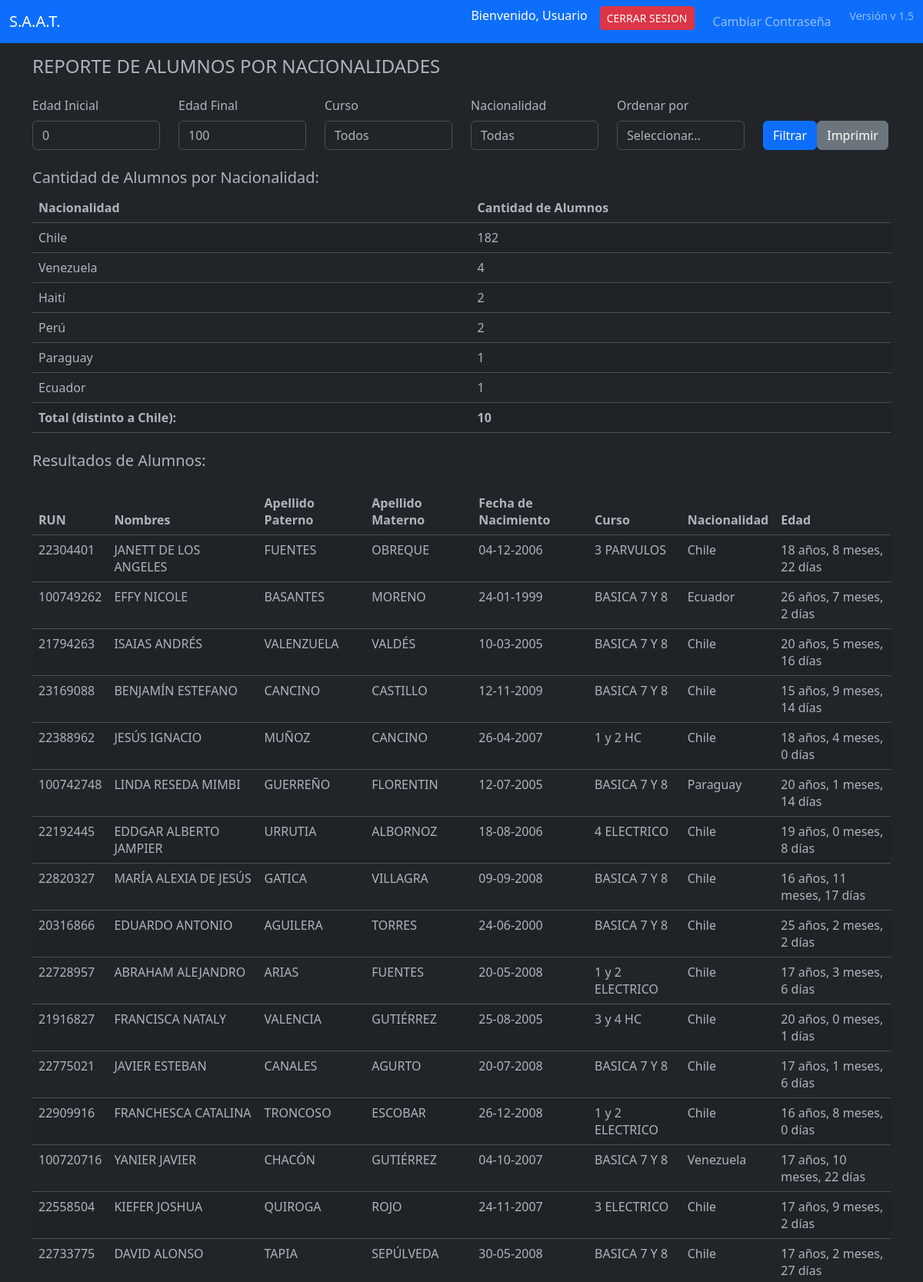
Screenshot of /pages/consultas/c.nacionalidades.php (upper part) with the database file from the repository.
### tables this page shows
CREATE TABLE IF NOT EXISTS `alum` (
  `idalum` int NOT NULL AUTO_INCREMENT,
  `run` int NOT NULL,
  `digv` varchar(5) NOT NULL,
  `nombres` varchar(45) NOT NULL,
  `apaterno` varchar(45) NOT NULL,
  `amaterno` varchar(45) DEFAULT NULL,
  `fnac` date NOT NULL,
  `celular` varchar(45) DEFAULT NULL,
  `telefono` varchar(45) DEFAULT NULL,
  `email` varchar(60) DEFAULT NULL,
  `direcc` varchar(60) NOT NULL,
  `comuna` varchar(45) NOT NULL,
  `codcomuna` varchar(45) DEFAULT NULL,
  `genero` varchar(1) DEFAULT NULL,
  `fincorpora` date NOT NULL,
  `fretiro` date DEFAULT NULL,
  `codetnia` int DEFAULT NULL,
  `rbd` int DEFAULT NULL,
  `anio` year DEFAULT NULL,
  `n_lista` int DEFAULT NULL,
  `codtipoense` int DEFAULT NULL,
  `codgrado` int DEFAULT NULL,
  `descgrado` varchar(300) DEFAULT NULL,
  `letracurso` varchar(1) DEFAULT NULL,
  `foto` varchar(60) DEFAULT NULL,
  `sectorestudiante` varchar(45) NOT NULL,
  `asistencia` int DEFAULT NULL,
  `promedio` decimal(7,1) DEFAULT NULL,
  `estado_civil` varchar(45) DEFAULT NULL,
  `nivelciclo` varchar(60) DEFAULT NULL,
  `tipoensenanza` varchar(50) DEFAULT NULL,
  `georreferencia` varchar(45) DEFAULT NULL,
  `especialidad` varchar(45) DEFAULT NULL,
  `nacionalidad` varchar(45) DEFAULT NULL,
  `matricula` int DEFAULT NULL,
  `trabaja` varchar(45) DEFAULT NULL,
  PRIMARY KEY (`idalum`,`run`),
  UNIQUE KEY `run_UNIQUE` (`run`)
);

CREATE TABLE IF NOT EXISTS `cursos` (
  `id` int NOT NULL AUTO_INCREMENT,
  `nombre` varchar(50) DEFAULT NULL,
  `jornada` varchar(1) NOT NULL,
  `descripcion` text,
  `descgrado` varchar(80) DEFAULT NULL,
  `codtipoense` int DEFAULT NULL,
  `codgrado` int DEFAULT NULL,
  `letra` varchar(1) DEFAULT NULL,
  PRIMARY KEY (`id`)
);

CREATE TABLE IF NOT EXISTS `nacionalidad` (
  `idnacionalidad` int NOT NULL AUTO_INCREMENT,
  `pais_nac` varchar(45) DEFAULT NULL,
  `gentilicio_nac` varchar(45) DEFAULT NULL,
  `iso_nac` varchar(45) DEFAULT NULL,
  PRIMARY KEY (`idnacionalidad`)
);

### pages/consultas/c.nacionalidades.php (the view, shortened to what this page needs)
<?php
include '../../includes/navbar.php';
$database = new Connection();
$db = $database->open();
$edad_inicial = isset($_GET['edad_inicial']) ? (int)$_GET['edad_inicial'] : 0;
$edad_final = isset($_GET['edad_final']) ? (int)$_GET['edad_final'] : 100;
function calcularEdad($fechaNacimiento) {
    $fechaNacimiento = new DateTime($fechaNacimiento);
    $hoy = new DateTime();
    $diferencia = $hoy->diff($fechaNacimiento);
    return "{$diferencia->y} años, {$diferencia->m} meses, {$diferencia->d} días";
}
$sql = "SELECT a.run, a.nombres, a.apaterno, a.amaterno, a.fnac, c.nombre AS curso, n.pais_nac, n.gentilicio_nac
        FROM alum a
        INNER JOIN cursos c ON a.codtipoense = c.codtipoense AND a.codgrado = c.codgrado
        INNER JOIN nacionalidad n ON a.nacionalidad = n.idnacionalidad
        WHERE (YEAR(CURDATE()) - YEAR(a.fnac)) BETWEEN :edad_inicial AND :edad_final";
$stmt = $db->prepare($sql);
$stmt->bindParam(':edad_inicial', $edad_inicial, PDO::PARAM_INT);
$stmt->bindParam(':edad_final', $edad_final, PDO::PARAM_INT);
$stmt->execute();
$alumnos = $stmt->fetchAll(PDO::FETCH_ASSOC);
$sqlContarNacionalidades = "SELECT n.pais_nac, COUNT(a.run) AS cantidad FROM alum a
                             INNER JOIN nacionalidad n ON a.nacionalidad = n.idnacionalidad
                             GROUP BY n.pais_nac
                             ORDER BY (n.pais_nac = 'Chile') DESC, cantidad DESC";
$contarNacionalidadesStmt = $db->prepare($sqlContarNacionalidades);
$contarNacionalidadesStmt->execute();
$nacionalidadesContadas = $contarNacionalidadesStmt->fetchAll(PDO::FETCH_ASSOC);
$totalDistintosChile = 0;
foreach ($nacionalidadesContadas as $nacionalidadContada) {
    if ($nacionalidadContada['pais_nac'] !== 'Chile') {
        $totalDistintosChile += $nacionalidadContada['cantidad'];
    }
}
?>
<!DOCTYPE html>
<html lang="es" data-bs-theme="dark">
<head>
    <link href="https://cdn.jsdelivr.net/npm/bootstrap@5.3.0/dist/css/bootstrap.min.css" rel="stylesheet">
    <link rel="stylesheet" href="https://cdn.jsdelivr.net/npm/bootstrap-icons@1.10.5/font/bootstrap-icons.css">
</head>
<body>
<div class="container">
    <h4 class="page-header mb-4">REPORTE DE ALUMNOS POR NACIONALIDADES</h4>
    <form method="GET" action="">
        <div class="row">
            <div class="col-md-2">
                <label for="edad_inicial" class="form-label">Edad Inicial</label>
                <input type="number" name="edad_inicial" id="edad_inicial" class="form-control" value="<?php echo $edad_inicial; ?>" required>
            </div>
            <div class="col-md-2">
                <label for="edad_final" class="form-label">Edad Final</label>
                <input type="number" name="edad_final" id="edad_final" class="form-control" value="<?php echo $edad_final; ?>" required>
            </div>
            <div class="col-md-2">
                <label for="curso" class="form-label">Curso</label>
                <select name="curso" id="curso" class="form-control">
                    <option value="Todos">Todos</option>
                </select>
            </div>
            <div class="col-md-2">
                <label for="nacionalidad" class="form-label">Nacionalidad</label>
                <select name="nacionalidad" id="nacionalidad" class="form-control">
                    <option value="">Todas</option>
                </select>
            </div>
            <div class="col-md-2">
                <label for="ordenar_por" class="form-label">Ordenar por</label>
                <select name="ordenar_por" id="ordenar_por" class="form-control">
                    <option value="">Seleccionar...</option>
                </select>
            </div>
            <div class="col-md-2 d-flex align-items-end">
                <button type="submit" class="btn btn-primary">Filtrar</button>
                <button type="button" class="btn btn-secondary no-print align-items-center" onclick="window.print();">Imprimir</button>
            </div>
        </div>
    </form>
    <h5 class="mt-4">Cantidad de Alumnos por Nacionalidad:</h5>
    <table class="table table-hover table-striped mt-2">
        <thead>
        <tr>
            <th>Nacionalidad</th>
            <th>Cantidad de Alumnos</th>
        </tr>
        </thead>
        <tbody>
        <?php foreach ($nacionalidadesContadas as $nacionalidadContada): ?>
            <tr>
                <td><?php echo $nacionalidadContada['pais_nac']; ?></td>
                <td><?php echo $nacionalidadContada['cantidad']; ?></td>
            </tr>
        <?php endforeach; ?>
        <tr>
            <td><strong>Total (distinto a Chile):</strong></td>
            <td><strong><?php echo $totalDistintosChile; ?></strong></td>
        </tr>
        </tbody>
    </table>
    <h5 class="mt-4">Resultados de Alumnos:</h5>
    <table class="table table-hover table-striped mt-4">
        <thead>
        <tr>
            <th>RUN</th>
            <th>Nombres</th>
            <th>Apellido Paterno</th>
            <th>Apellido Materno</th>
            <th>Fecha de Nacimiento</th>
            <th>Curso</th>
            <th>Nacionalidad</th>
            <th>Edad</th>
        </tr>
        </thead>
        <tbody>
        <?php foreach ($alumnos as $alumno): ?>
            <tr>
                <td><?php echo $alumno['run']; ?></td>
                <td><?php echo $alumno['nombres']; ?></td>
                <td><?php echo $alumno['apaterno']; ?></td>
                <td><?php echo $alumno['amaterno']; ?></td>
                <td><?php echo date('d-m-Y', strtotime($alumno['fnac'])); ?></td>
                <td><?php echo $alumno['curso']; ?></td>
                <td><?php echo $alumno['pais_nac']; ?></td>
                <td><?php echo calcularEdad($alumno['fnac']); ?></td>
            </tr>
        <?php endforeach; ?>
        </tbody>
    </table>
</div>
</body>
</html>

### rows the page displays
alum: run "22304401", nombres "JANETT DE LOS ANGELES", apaterno "FUENTES", amaterno "OBREQUE", fnac "04-12-2006", cursos.nombre "3 PARVULOS", nacionalidad.pais_nac "Chile", fnac "18 años, 8 meses, 22 días"
alum: run "100749262", nombres "EFFY NICOLE", apaterno "BASANTES", amaterno "MORENO", fnac "24-01-1999", cursos.nombre "BASICA 7 Y 8", nacionalidad.pais_nac "Ecuador", fnac "26 años, 7 meses, 2 días"
alum: run "21794263", nombres "ISAIAS ANDRÉS", apaterno "VALENZUELA", amaterno "VALDÉS", fnac "10-03-2005", cursos.nombre "BASICA 7 Y 8", nacionalidad.pais_nac "Chile", fnac "20 años, 5 meses, 16 días"
alum: run "23169088", nombres "BENJAMÍN ESTEFANO", apaterno "CANCINO", amaterno "CASTILLO", fnac "12-11-2009", cursos.nombre "BASICA 7 Y 8", nacionalidad.pais_nac "Chile", fnac "15 años, 9 meses, 14 días"
alum: run "22388962", nombres "JESÚS IGNACIO", apaterno "MUÑOZ", amaterno "CANCINO", fnac "26-04-2007", cursos.nombre "1 y 2 HC", nacionalidad.pais_nac "Chile", fnac "18 años, 4 meses, 0 días"
alum: run "100742748", nombres "LINDA RESEDA MIMBI", apaterno "GUERREÑO", amaterno "FLORENTIN", fnac "12-07-2005", cursos.nombre "BASICA 7 Y 8", nacionalidad.pais_nac "Paraguay", fnac "20 años, 1 meses, 14 días"
alum: run "22192445", nombres "EDDGAR ALBERTO JAMPIER", apaterno "URRUTIA", amaterno "ALBORNOZ", fnac "18-08-2006", cursos.nombre "4 ELECTRICO", nacionalidad.pais_nac "Chile", fnac "19 años, 0 meses, 8 días"
alum: run "22820327", nombres "MARÍA ALEXIA DE JESÚS", apaterno "GATICA", amaterno "VILLAGRA", fnac "09-09-2008", cursos.nombre "BASICA 7 Y 8", nacionalidad.pais_nac "Chile", fnac "16 años, 11 meses, 17 días"
alum: run "20316866", nombres "EDUARDO ANTONIO", apaterno "AGUILERA", amaterno "TORRES", fnac "24-06-2000", cursos.nombre "BASICA 7 Y 8", nacionalidad.pais_nac "Chile", fnac "25 años, 2 meses, 2 días"
alum: run "22728957", nombres "ABRAHAM ALEJANDRO", apaterno "ARIAS", amaterno "FUENTES", fnac "20-05-2008", cursos.nombre "1 y 2 ELECTRICO", nacionalidad.pais_nac "Chile", fnac "17 años, 3 meses, 6 días"
alum: run "21916827", nombres "FRANCISCA NATALY", apaterno "VALENCIA", amaterno "GUTIÉRREZ", fnac "25-08-2005", cursos.nombre "3 y 4 HC", nacionalidad.pais_nac "Chile", fnac "20 años, 0 meses, 1 días"
alum: run "22775021", nombres "JAVIER ESTEBAN", apaterno "CANALES", amaterno "AGURTO", fnac "20-07-2008", cursos.nombre "BASICA 7 Y 8", nacionalidad.pais_nac "Chile", fnac "17 años, 1 meses, 6 días"
alum: run "22909916", nombres "FRANCHESCA CATALINA", apaterno "TRONCOSO", amaterno "ESCOBAR", fnac "26-12-2008", cursos.nombre "1 y 2 ELECTRICO", nacionalidad.pais_nac "Chile", fnac "16 años, 8 meses, 0 días"
alum: run "100720716", nombres "YANIER JAVIER", apaterno "CHACÓN", amaterno "GUTIÉRREZ", fnac "04-10-2007", cursos.nombre "BASICA 7 Y 8", nacionalidad.pais_nac "Venezuela", fnac "17 años, 10 meses, 22 días"
alum: run "22558504", nombres "KIEFER JOSHUA", apaterno "QUIROGA", amaterno "ROJO", fnac "24-11-2007", cursos.nombre "3 ELECTRICO", nacionalidad.pais_nac "Chile", fnac "17 años, 9 meses, 2 días"
alum: run "22733775", nombres "DAVID ALONSO", apaterno "TAPIA", amaterno "SEPÚLVEDA", fnac "30-05-2008", cursos.nombre "BASICA 7 Y 8", nacionalidad.pais_nac "Chile", fnac "17 años, 2 meses, 27 días"

### other values shown
$username "Usuario"
$appVersion "v 1.5"
$nacionalidadContada['pais_nac'] "Chile"
$nacionalidadContada['cantidad'] "182"
$nacionalidadContada['pais_nac'] "Venezuela"
$nacionalidadContada['cantidad'] "4"
$nacionalidadContada['pais_nac'] "Haití"
$nacionalidadContada['cantidad'] "2"
$nacionalidadContada['pais_nac'] "Perú"
$nacionalidadContada['pais_nac'] "Paraguay"
$nacionalidadContada['cantidad'] "1"
$nacionalidadContada['pais_nac'] "Ecuador"
$totalDistintosChile "10"
